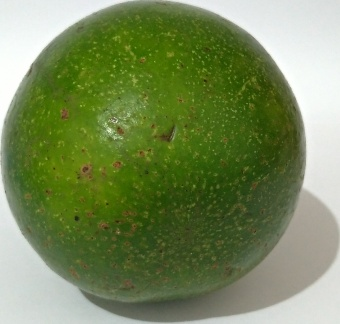
%> input picture Data Latih/ALPUKAT (10).jpg, 340 x 324 px; its folder holds only this picture in this run
$ octave latih.m   (GNU Octave 9; MATLAB toolbox functions it lacks are replaced by stand-ins)
%> lines starting %> are read from the running program, lines starting %| are printed output that depends on the picture; in (x1, y1, x2, y2) boxes, pixels count from 0 and x2, y2 are one past the last pixel; in counts of white or black regions, pixels touching at a corner belong together; the program's own positions count from 1
clc; clear; close all; warning off all;

nama_folder = 'data latih';
nama_file = dir(fullfile(nama_folder, '*.jpg'));

jumlah_file = numel(nama_file);
ciri_latih = zeros(jumlah_file, 9);

for n = 1:jumlah_file
    citra = imread (fullfile(nama_folder, nama_file(n).name));
%> citra is the input picture: size 324x340x3 uint8; mean R, G, B 119.8, 136.8, 89.6
    Img = imresize(citra,[1000 1000]);
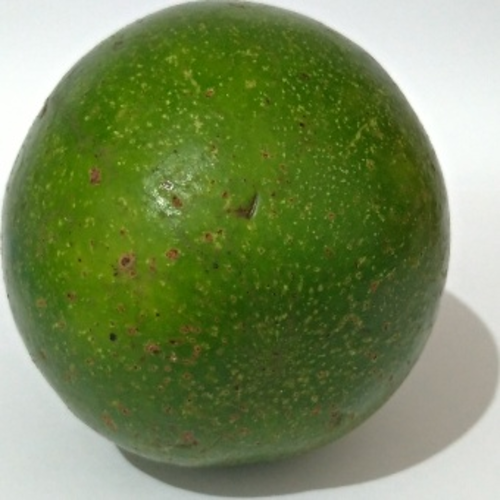
%> Img: size 1000x1000x3 uint8 (shown at 1/2 size); mean R, G, B 119.8, 136.8, 89.6

    HSV = rgb2hsv(Img);
%> HSV: size 1000x1000x3 double; mean H, S, V 0.257, 0.471, 0.538
%     figure, imshow(HSV)

    %ekstraksi HSV
    H = HSV(:,:,1);
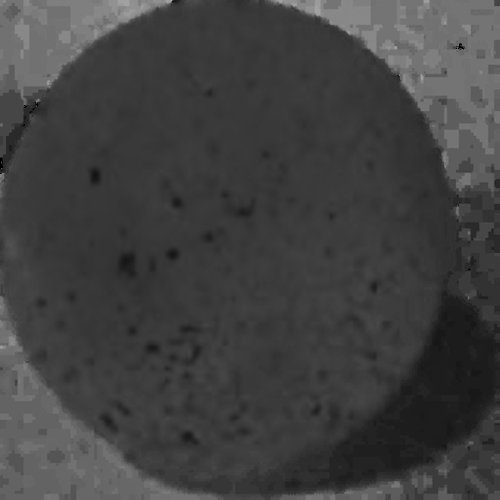
%> H: size 1000x1000 double (shown at 1/2 size); min 0, max 0.833, mean 0.257
    S = HSV(:,:,2);
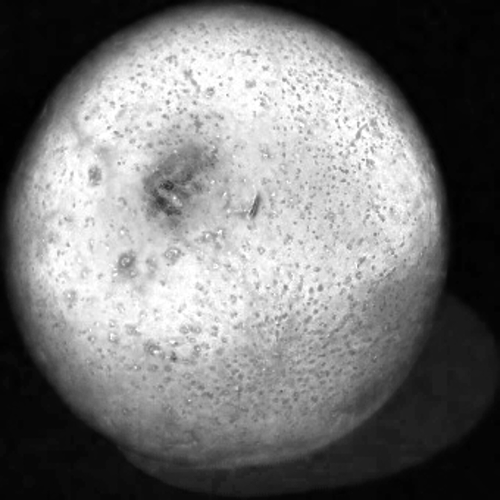
%> S: size 1000x1000 double (shown at 1/2 size); min 0, max 1, mean 0.471
    V = HSV(:,:,3);

    bw = im2bw (S,60/255);
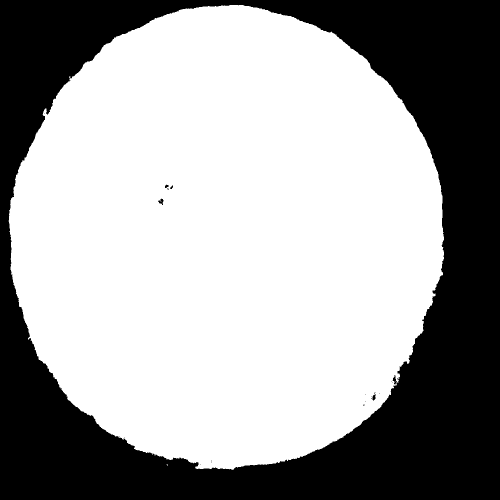
%> bw: size 1000x1000 logical (shown at 1/2 size); 63% white; 23 black regions (18 under 20 px), largest, box (x1, y1, x2, y2) and area: (0, 0, 1000, 1000) 369805, (316, 397, 327, 410) 72, (745, 786, 751, 801) 59, (330, 369, 338, 376) 34, (340, 371, 346, 378) 24
    bw = imfill(bw,'holes');
%> bw: size 1000x1000 logical; 63% white; 1 black region, box (x1, y1, x2, y2) and area: (0, 0, 1000, 1000) 369728
    bw = bwareaopen(bw,1000);
%> bw: size 1000x1000 logical; 63% white; 1 black region, box (x1, y1, x2, y2) and area: (0, 0, 1000, 1000) 369733
%     figure, imshow(bw);

    R = Img(:,:,1);
    G = Img(:,:,2);
    B = Img(:,:,3);

    R(~bw) = 0;
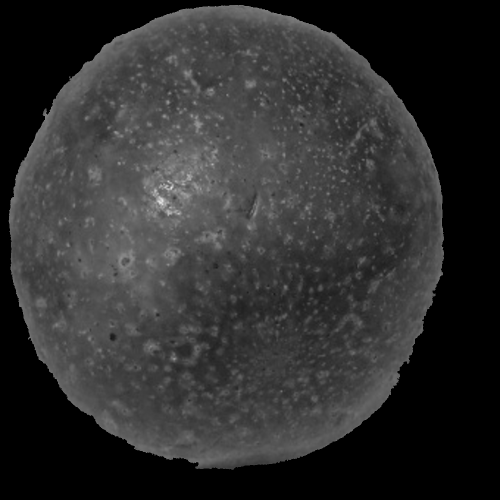
%> R: size 1000x1000 uint8 (shown at 1/2 size); min 0, max 233, mean 46.9
    B(~bw) = 0;
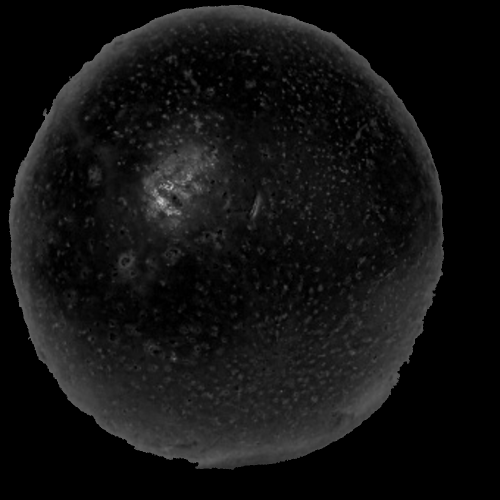
%> B: size 1000x1000 uint8 (shown at 1/2 size); min 0, max 202, mean 18.2
    G(~bw) = 0;
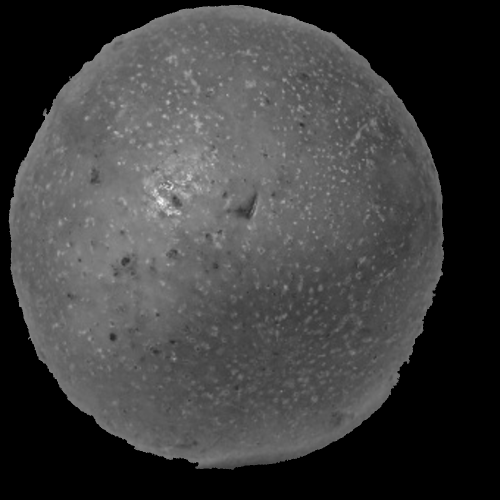
%> G: size 1000x1000 uint8 (shown at 1/2 size); min 0, max 253, mean 62.7

    RGB = cat(3,R,G,B);
%> RGB: size 1000x1000x3 uint8; mean H, S, V 46.9, 62.7, 18.2
%     figure, imshow(RGB);

    % fitur warna HSV
    Hue = sum(sum(H))/sum(sum(bw));
%> Hue = 0.408
    Saturation = sum(sum(S))/sum(sum(bw));
%> Saturation = 0.748
    Value = sum(sum(V))/sum(sum(bw));
%> Value = 0.854

    % luas citra
    Luas = sum(sum(bw));
%> Luas = 630267

    %fitur bentuk
    [B,L] = bwboundaries(bw,'noholes');
%> L: size 1000x1000 double; values 0 (black) and 1 (white), 63% white; 1 black region
%> B = 1 boundary; box (x1, y1, x2, y2) and points: (17, 10, 888, 940) 2894
    stats = regionprops(L,'All');
%> stats = 1 region; box (x1, y1, x2, y2), Area, Centroid, MajorAxisLength, MinorAxisLength and Eccentricity: (17, 10, 888, 940) 630267 [454.5 475.8] 926.4 866.5 0.354
    perimeter = stats.Perimeter;
%> perimeter = 3230.9
    eccentricity = stats.Eccentricity;
%> eccentricity = 0.354

    %fitur tekstur
    e = entropy(bw);
%> e = 0.95
    GLCM2 = graycomatrix(bw);
%> GLCM2 = [367675 1058; 1058 629209]
    F = graycoprops(GLCM2, 'all');
%> F = {Contrast 0.00212, Correlation 0.995, Energy 0.532, Homogeneity 0.999}
    contrast = F.Contrast;
%> contrast = 0.00212
    correlation = F.Correlation;
%> correlation = 0.995
    energi = F.Energy;
%> energi = 0.532

    %tabel
    ciri_latih(n,1) = Hue;
    ciri_latih(n,2) = Saturation;
    ciri_latih(n,3) = Value;
    ciri_latih(n,4) = Luas;
    ciri_latih(n,5) = perimeter;
    ciri_latih(n,6) = eccentricity;
    ciri_latih(n,7) = contrast;
    ciri_latih(n,8) = correlation;
    ciri_latih(n,9) = energi;
end
%class
kelas_latih = cell(jumlah_file,1);

for k = 1:40
    kelas_latih{k} = 'Alpukat';
end

for k = 41:80
    kelas_latih{k} = 'Apel';
end

for k = 81:120
    kelas_latih{k} = 'Jeruk';
end

for k = 121:160
    kelas_latih{k} = 'Pepaya';
end


%> (the run ends here)

$ run again, on Data Latih/ALPUKAT (15).jpg
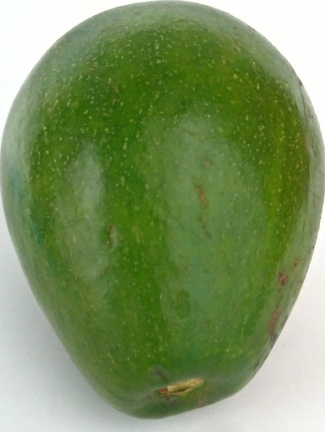
%> input picture Data Latih/ALPUKAT (15).jpg, 325 x 432 px
%> citra is the input picture: size 432x325x3 uint8; mean R, G, B 123, 145, 95.4
%> HSV: size 1000x1000x3 double; mean H, S, V 0.249, 0.44, 0.57
%> `bw = im2bw (S,60/255);`:
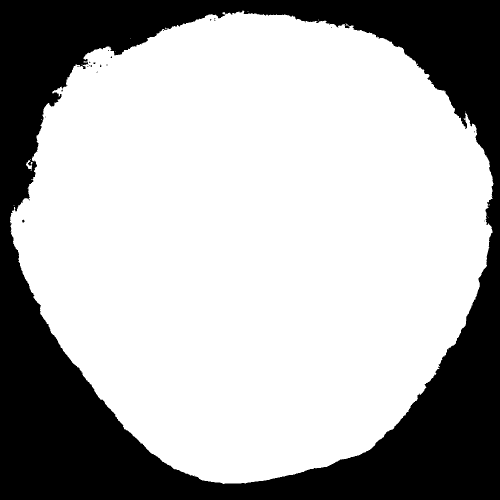
%> bw: size 1000x1000 logical (shown at 1/2 size); 68.7% white; 29 black regions (27 under 20 px), largest, box (x1, y1, x2, y2) and area: (0, 0, 1000, 1000) 312413, (44, 439, 49, 445) 21
%> `G(~bw) = 0;`:
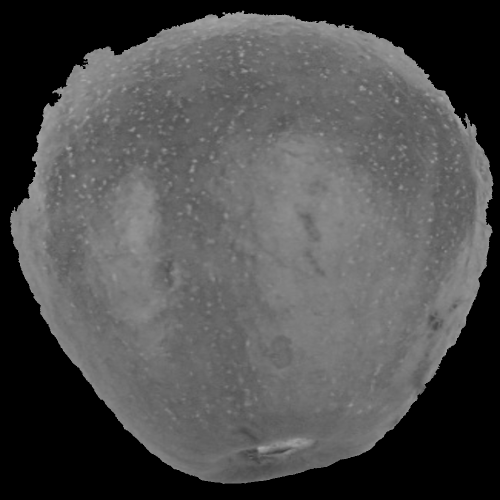
%> G: size 1000x1000 uint8 (shown at 1/2 size); min 0, max 169, mean 78.5
%> RGB: size 1000x1000x3 uint8; mean H, S, V 57.9, 78.5, 31.5
%> Hue = 0.362
%> Saturation = 0.64
%> Value = 0.828
%> Luas = 687444
%> L: size 1000x1000 double; values 0 (black) and 1 (white), 68.7% white; 1 black region
%> `[B,L] = bwboundaries(bw,'noholes');`: B = 1 boundary; box (x1, y1, x2, y2) and points: (20, 21, 987, 968) 3348
%> stats = 1 region; box (x1, y1, x2, y2), Area, Centroid, MajorAxisLength, MinorAxisLength and Eccentricity: (20, 21, 987, 968) 687444 [511.3 479] 939.9 935.6 0.0948
%> perimeter = 3771.6
%> eccentricity = 0.0948
%> e = 0.896
%> GLCM2 = [310351 1205; 1205 686239]
%> F = {Contrast 0.00241, Correlation 0.994, Energy 0.568, Homogeneity 0.999}
%> contrast = 0.00241
%> correlation = 0.994
%> energi = 0.568

$ run again, on Data Latih/ALPUKAT (18).jpg
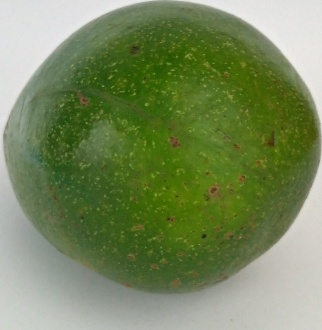
%> input picture Data Latih/ALPUKAT (18).jpg, 322 x 330 px
%> citra is the input picture: size 330x322x3 uint8; mean R, G, B 119.2, 135.9, 92.1
%> HSV: size 1000x1000x3 double; mean H, S, V 0.236, 0.422, 0.534
%> `bw = im2bw (S,60/255);`:
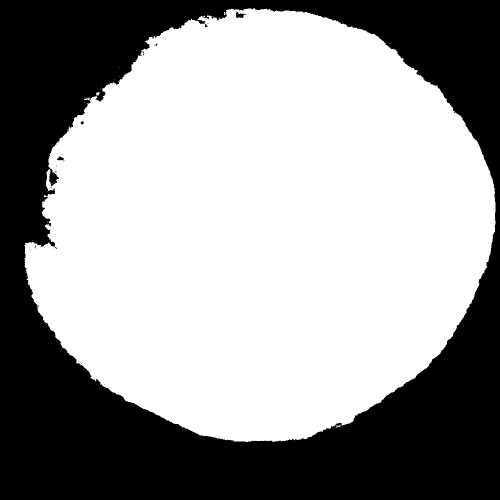
%> bw: size 1000x1000 logical (shown at 1/2 size); 61.1% white; 32 black regions (27 under 20 px), largest, box (x1, y1, x2, y2) and area: (0, 0, 1000, 1000) 388932, (472, 23, 493, 36) 141, (114, 313, 128, 321) 71, (161, 242, 168, 249) 29, (410, 48, 415, 55) 21
%> `G(~bw) = 0;`:
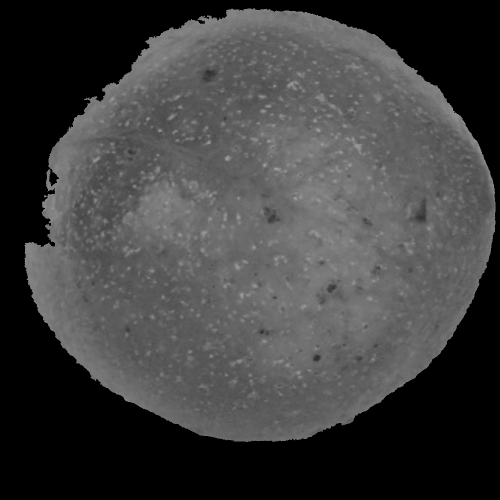
%> G: size 1000x1000 uint8 (shown at 1/2 size); min 0, max 166, mean 62.9
%> RGB: size 1000x1000x3 uint8; mean H, S, V 47.5, 62.9, 22.1
%> Hue = 0.386
%> Saturation = 0.691
%> Value = 0.874
%> Luas = 611008
%> L: size 1000x1000 double; values 0 (black) and 1 (white), 61.1% white; 1 black region
%> `[B,L] = bwboundaries(bw,'noholes');`: B = 1 boundary; box (x1, y1, x2, y2) and points: (49, 16, 991, 884) 3303
%> stats = 1 region; box (x1, y1, x2, y2), Area, Centroid, MajorAxisLength, MinorAxisLength and Eccentricity: (49, 16, 991, 884) 611008 [526.3 454.5] 920.7 846.8 0.393
%> perimeter = 3727.7
%> eccentricity = 0.393
%> e = 0.964
%> GLCM2 = [386820 1172; 1172 609836]
%> F = {Contrast 0.00235, Correlation 0.995, Energy 0.523, Homogeneity 0.999}
%> contrast = 0.00235
%> correlation = 0.995
%> energi = 0.523

$ run again, on Data Latih/ALPUKAT (19).jpg
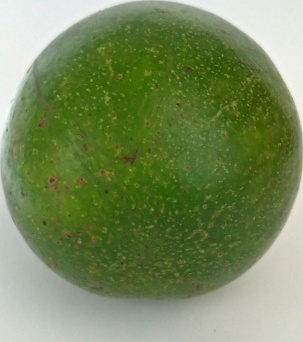
%> input picture Data Latih/ALPUKAT (19).jpg, 303 x 342 px
%> citra is the input picture: size 342x303x3 uint8; mean R, G, B 119.1, 136.7, 90.6
%> HSV: size 1000x1000x3 double; mean H, S, V 0.243, 0.441, 0.536
%> `G(~bw) = 0;`:
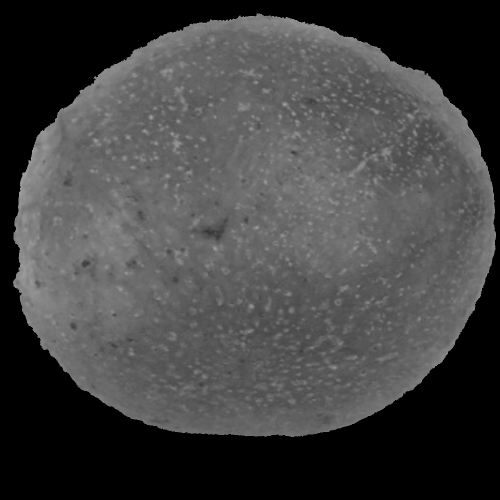
%> G: size 1000x1000 uint8 (shown at 1/2 size); min 0, max 161, mean 66.2
%> RGB: size 1000x1000x3 uint8; mean H, S, V 50.3, 66.2, 23.8
%> Hue = 0.379
%> Saturation = 0.687
%> Value = 0.836
%> Luas = 641496
%> L: size 1000x1000 double; values 0 (black) and 1 (white), 64.1% white; 1 black region
%> `[B,L] = bwboundaries(bw,'noholes');`: B = 1 boundary; box (x1, y1, x2, y2) and points: (26, 27, 992, 874) 2880
%> stats = 1 region; box (x1, y1, x2, y2), Area, Centroid, MajorAxisLength, MinorAxisLength and Eccentricity: (26, 27, 992, 874) 641496 [508.7 461.6] 969.4 843.1 0.494
%> perimeter = 3225.2
%> eccentricity = 0.494
%> e = 0.941
%> GLCM2 = [356504 1000; 1000 640496]
%> F = {Contrast 0.002, Correlation 0.996, Energy 0.538, Homogeneity 0.999}
%> contrast = 0.002
%> correlation = 0.996
%> energi = 0.538
